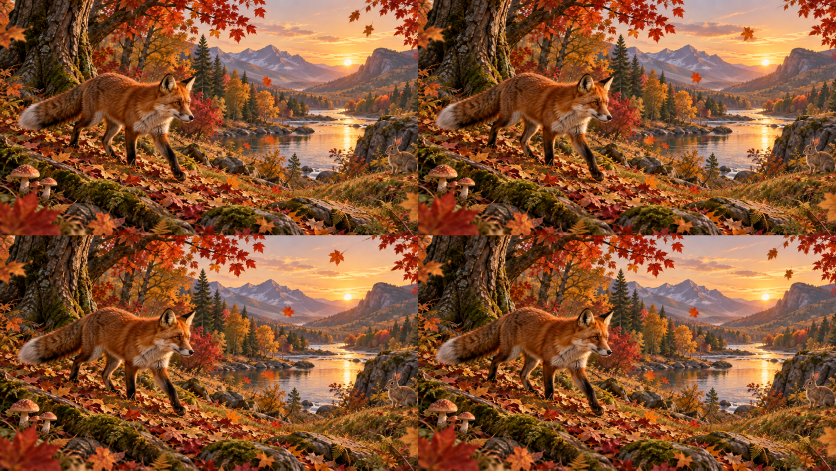
#> input picture assets/autumn-animation-sheet.png, 1672 x 941 px (shown at 1/2 size)
$ python -i pixel_frame.py   (imports and definitions only)
#> lines starting #> are read from the running program, lines starting #| are printed output that depends on the picture
#!/usr/bin/env python3
"""A dependency-free generative pixel-art frame for Raspberry Pi.

Render a still image:
    python3 pixel_frame.py --export scene.ppm

Run it on the Pi framebuffer (Ctrl-C restores the previous screen):
    sudo python3 pixel_frame.py --framebuffer
"""

from __future__ import annotations

import argparse
import gc
import math
import mmap
import os
import random
import signal
import struct
import threading
import time
from dataclasses import dataclass
from pathlib import Path

try:
    import numpy as np
except ImportError:  # The original low-resolution renderer still has a fallback.
    np = None

W, H = 200, 120
SCENES = ("woodland", "meadow", "pond", "autumn", "winter",
          "christmas", "tornado", "tsunami", "balloons", "sakura")
SECONDS_PER_SCENE = 720
ASSET_DIR = Path(__file__).with_name("assets")
ILLUSTRATED_ASSETS = {name: ASSET_DIR / f"{name}-illustrated.png" for name in SCENES}
# The GIF is kept as the requested shareable asset.  The equivalent WebP is
# used on the Pi because it is much smaller and faster to decode.
ANIMATED_ASSETS = {name: ASSET_DIR / f"{name}-animated.webp" for name in SCENES}
ANIMATED_FRAME_MS = {name: 125 for name in SCENES}
_ILLUSTRATED_CACHE = None
_ANIMATED_CACHE = {}
_ANIMATED_LOADING = set()
_ANIMATED_LOCK = threading.Lock()
_ACTIVE_ANIMATED_THEME = None
_LIGHTING_LUTS = {}


def mix(a: tuple[int, int, int], b: tuple[int, int, int], amount: float) -> tuple[int, int, int]:
    return tuple(round(x + (y - x) * amount) for x, y in zip(a, b))


class Canvas:
    def __init__(self, width: int = W, height: int = H):
        self.width, self.height = width, height
        self.data = bytearray(width * height * 3)

    def pixel(self, x: int, y: int, color: tuple[int, int, int]) -> None:
        if 0 <= x < self.width and 0 <= y < self.height:
            i = (y * self.width + x) * 3
            self.data[i] = color[0]
            self.data[i + 1] = color[1]
            self.data[i + 2] = color[2]

    def rect(self, x: int, y: int, width: int, height: int, color: tuple[int, int, int]) -> None:
        x0, x1 = max(0, x), min(self.width, x + width)
        y0, y1 = max(0, y), min(self.height, y + height)
        row = bytes(color) * max(0, x1 - x0)
        for yy in range(y0, y1):
            i = (yy * self.width + x0) * 3
            self.data[i : i + len(row)] = row

    # [303 lines left out: functions line, circle, illustrated_variants, load_animated_asset, animation_lighting_lut, compute_lit_loop and 7 more, not called in this run]


PALETTES = (
    {"name": "Dawn", "sky_top": (39, 53, 108), "sky_bottom": (244, 142, 113), "sun": (255, 224, 142), "far": (80, 74, 126), "near": (45, 50, 87), "land": (28, 58, 68), "water": (46, 101, 134), "cloud": (247, 174, 151), "light": (255, 220, 123)},
    {"name": "Golden hour", "sky_top": (38, 91, 151), "sky_bottom": (248, 179, 91), "sun": (255, 234, 157), "far": (79, 107, 131), "near": (45, 76, 99), "land": (27, 77, 73), "water": (36, 117, 146), "cloud": (255, 205, 133), "light": (255, 235, 150)},
    {"name": "Midnight", "sky_top": (9, 17, 48), "sky_bottom": (38, 48, 90), "sun": (224, 231, 220), "far": (39, 52, 92), "near": (21, 35, 63), "land": (12, 44, 48), "water": (20, 66, 103), "cloud": (51, 60, 98), "light": (243, 211, 120)},
)


@dataclass
class Scene:
    seed: int
    palette: dict
    sun_x: int
    sun_y: int
    sun_r: int
    water_y: int
    mountains: list[tuple[int, int, int]]
    trees: list[tuple[int, int, int]]
    clouds: list[tuple[int, int, int]]
    stars: list[tuple[int, int, int]]
    cabin_x: int


# [28 lines left out: functions make_scene, draw_mountain, draw_tree, not called in this run]


# Hand-authored, code-native sprites stay crisp at four physical pixels per cell.
FOX = [
    "  OO    OO          ",
    " OWWO  OWWO         ",
    " OOOOOOOOOO         ",
    "OOOKOOOOKOOO        ",
    " OOWWWWWWOO         ",
    "  WWWKKWWWOOOOOO    ",
    "   OOOOOOOOOOOOOO  W",
    "   OOOOOOOOOOOOOO WW",
    "    OOOOOOOOOOOOOOWW",
    "    OO OO    OO OO  ",
    "    KK KK    KK KK  ",
]
RABBIT = [
    " WW  WW ", " WP  PW ", " WW  WW ", " WWWWWW ",
    "WKWWWWKW", " WWWPWW ", " WWWWWW ", "WWWWWWWW", " WW  WW ",
]
SLEEPING_FOX = [
    "          OO OO          ",
    "         OOOOOOO         ",
    "        OOKCCCCK         ",
    "       OOOCCCCOO         ",
    "   OOOOOOOOOOOOOOOCCC    ",
    " OOOOOOOOOOOOOOOOOOCCCC  ",
    "OOOOOOOOOOOOOOOOOOOOOCCC ",
    "OOOCCOOOOOOOOOOOOOOOOCCC ",
    " OOCCCCOOOOOOOOOOOOOOCC  ",
    "  CCCCCOOOOOOOOOOOOOO    ",
    "    OOOOOOOOOOOOOOO      ",
    "       OOOOOOOOO         ",
]
DEER = [
    "               A A ",
    "             A A A ",
    "              A A  ",
    "             BBBB  ",
    "            BBKBBB ",
    "            BBB BB ",
    "             BBB   ",
    "   BBBBBBBBBBBBB   ",
    " BBBBBBBBBBBBBBB   ",
    " BBBBBBBBBBBBBBB   ",
    "  BBBBBBBBBBBB     ",
    "   BB  BB   BB     ",
    "   BB  BB   BB     ",
    "   KK  KK   KK     ",
]
COW = [
    " HH                ",
    "HBBH               ",
    "BKBBB              ",
    " BBBBWWBBBBBBBB    ",
    "  BBBWWBBBBBBBBB   ",
    "  BBBBBBBBBBBBBB   ",
    "    BB  BB   BB    ",
    "    BB  BB   BB    ",
    "    KK  KK   KK    ",
]
FROG = [
    "        GG ",
    "    GGGGKG ",
    " GGGGGGGG  ",
    "GGGGGGGG   ",
    " GG  GG    ",
    "LLLLLLLLLL ",
]


# [7 lines left out: function sprite, not called in this run]


def celestial_position(phase):
    progress = (phase * 2) % 1
    return round(25 + 150 * progress), round(91 - 78 * math.sin(progress * math.pi))


# [28 lines left out: functions pond_bounds, pond_ripple, duck_position, sakura_river_bounds, not called in this run]


def render(scene: Scene, tick: int = 0, label: bool = True, cycle: float = 120, theme: str = "woodland") -> Canvas:
    t = tick / 12
    if theme in ILLUSTRATED_ASSETS and ILLUSTRATED_ASSETS[theme].exists():
        return render_illustrated(theme,t,cycle)
    phase = (t / cycle) % 1
    # Dawn -> blue daylight -> amber sunset -> moonlit blue, with smooth blends.
    day = {"sky_top": (62, 143, 189), "sky_bottom": (186, 223, 205),
           "far": (101, 151, 157), "near": (64, 116, 123),
           "land": (38, 98, 77), "water": (48, 133, 155),
           "cloud": (240, 236, 220), "light": (255, 230, 155)}
    keys = [PALETTES[0], day, PALETTES[1], PALETTES[2], PALETTES[0]]
    segment = phase*4
    amount = segment % 1
    amount = amount*amount*(3-2*amount)
    p = {key: mix(keys[int(segment)][key], keys[int(segment)+1][key], amount) for key in day}
    c = Canvas()
    night = max(0, 1-abs(phase-.75)*8)
    for y in range(H):
        c.rect(0, y, W, 1, mix(p['sky_top'], p['sky_bottom'], min(1, y/77)))
    if night > .1:
        for x, y, shimmer in scene.stars:
            c.pixel(x, y, mix(p['sky_top'], (225, 236, 249), night*(.6+.4*math.sin(t*2+x)**2)))
    celestial_x, celestial_y = celestial_position(phase)
    # Leave the actual sky untouched inside the crescent; keep sun RGB fixed.
    for dy in range(-7, 8):
        for dx in range(-7, 8):
            if dx*dx + dy*dy <= 49 and not (phase >= .5 and (dx-3)**2 + (dy+2)**2 <= 36):
                c.pixel(celestial_x+dx, celestial_y+dy,
                        (244, 239, 196) if phase >= .5 else (255, 225, 138))
    for x, y, size in scene.clouds:
        xx = int((x+t*.8) % (W+50))-25
        c.rect(xx, y, size*2, 3, p['cloud'])
        c.rect(xx+4, y-3, size, 6, p['cloud'])
        c.rect(xx+size, y-1, size, 4, p['cloud'])
    for x, peak, width in scene.mountains:
        draw_mountain(c, x, peak+8, width+20, 80, p['far'])
        draw_mountain(c, x+8, peak+20, width+12, 84, p['near'])
    # Close gaps between random mountain silhouettes at the horizon.
    c.rect(0, 77, W, H-77, p['near'])
    if theme in SCENES[5:]:
        draw_special_scene(c, theme, t, p, night)
        return c
    c.rect(0, 78, W, 42, p['water'])
    # Broken reflections move gently across the open river.
    for y in range(81, H, 3):
        for x in range(-20, W, 23):
            xx = x+round(5*math.sin(t*.8+y))
            c.rect(xx, y, 7+(y%5), 1, mix(p['water'], p['light'], .24))
    for y in range(80, 116, 4):
        c.rect(celestial_x-(y-76)//4+round(3*math.sin(t+y)), y, (y-76)//2, 1, mix(p['water'], p['light'], .48))
    # Clear stage: bank below, forest at the edges, animals against open grass.
    ground_colors = {"woodland": (91, 140, 76), "meadow": (123, 161, 84),
                     "pond": (91, 137, 95), "autumn": (163, 115, 60),
                     "winter": (215, 231, 230)}
    grass = mix(ground_colors[theme], (55, 76, 91) if theme == 'winter' else (32, 65, 69), night)
    if theme == 'pond':
        # An enclosed pool, rather than a river cutting through its far bank.
        c.rect(0, 78, W, H-78, grass)
    for x in range(W):
        bank = round(89+3*math.sin(x*.035))
        c.line(x, bank, x, H-1, grass)
        c.pixel(x, bank, mix(grass, p['light'], .4))
    if theme in ('woodland', 'winter'):
        for x, bottom, size in [(12, 98, 39), (31, 94, 30), (175, 96, 35), (193, 101, 44)]:
            c.rect(x-1, bottom-size//2, 3, size//2, (83, 69, 58))
            for level in range(3):
                top = bottom-size+level*size//5
                sway = round(math.sin(t*1.6+x+level*.4)*(2-level*.5))
                for row in range(size//2):
                    half = 1+row//2
                    col = mix(p['land'], grass, .24 if level%2 else .05)
                    c.rect(x+sway-half, top+row, half*2+1, 1, col)
                    c.pixel(x+sway-half, top+row, mix(col, p['light'], .17))
    if theme in ('woodland', 'winter'):
        # Cabin and chimney smoke.
        c.rect(124, 76, 25, 17, (116, 77, 60))
        for y in range(76, 93, 4):
            c.rect(124, y, 25, 1, (85, 59, 52))
        for row in range(12):
            c.rect(121+row, 76-row, 31-row*2, 1, (67, 62, 66))
        c.rect(142, 63, 4, 9, (97, 74, 67))
        c.rect(127, 80, 6, 6, p['light'])
        c.rect(138, 82, 6, 11, (58, 50, 49))
        c.pixel(139, 87, p['light'])
        for i in range(4):
            rise = (t*3+i*5)%22
            c.rect(143+round(math.sin(t+i)*2), 61-int(rise), 3+i//2, 2, mix(p['sky_bottom'], p['cloud'], .6))
    for n in range(4):
        x = int((t*9+n*9) % (W+40))-20
        y = 25+n*3+round(2*math.sin(t*.8))
        wing = -2 if int(t*5+n)%2 else 2
        c.line(x-3, y+wing, x, y, p['near'])
        c.line(x, y, x+3, y+wing, p['near'])
    rng = random.Random(scene.seed)
    for _ in range(65):
        x, y = rng.randrange(W), rng.randrange(98, H)
        sway = round(math.sin(t*2+x))
        c.line(x, y, x+sway, y-2, mix(grass, p['land'], .5))
        if x%5==0:
            c.pixel(x+sway, y-3, (230, 189, 114))
    draw_habitat(c, theme, t, p, grass, night)
    action = t%40
    fx = round(-22+action*10) if action<8 else (58 if action<26 else round(58+(action-26)*12))
    rows = FOX.copy()
    if 12<action<23:  # A quiet sniff and blink before continuing downstream.
        if int(t)%4==0:
            rows[3] = rows[3].replace('K', 'O')
        fy = 94+int(math.sin(t*2)>0)
    else:
        fy = 94+int(math.sin(t*8)>0)
        if int(t*6)%2:
            rows[-1] = '     KK KK  KK KK   '
    if night > .45 and theme in ('woodland', 'autumn', 'winter'):
        rows = SLEEPING_FOX
        fx, fy = 53, 105
    if theme in ('woodland', 'autumn', 'winter'):
        sprite(c, rows, fx, fy,
               {'O': (217, 116, 55), 'W': (255, 224, 173),
                'C': (255, 224, 173), 'K': (39, 36, 42)}, flip=True)
    hop = round(max(0, math.sin(t*3))*4) if int(t)%13<6 else 0
    if theme != 'pond' and night < .45:
        sprite(c, RABBIT, 109+round(5*math.sin(t*.25)), 109-hop,
               {'W': (229, 225, 207), 'P': (208, 149, 145), 'K': (43, 43, 57)})
    if night>.2:
        for n in range(14):
            if math.sin(t*2+n)>.2:
                c.pixel((n*17+round(math.sin(t+n)*4))%W, 84+round(10*math.sin(n+t*.5)), (242, 237, 139))
    draw_season(c, theme, t, night)
    draw_events(c, theme, t, night)
    draw_weather(c, theme, t, scene.seed)
    return c


# [504 lines left out: functions draw_habitat, draw_special_scene, weather_at, draw_weather, draw_season, draw_events and 1 more, not called in this run]


def render_playlist(scene, seconds, seconds_per_scene=SECONDS_PER_SCENE, cycle=120):
    theme, local_time = scene_at(seconds, seconds_per_scene)
    return render(scene, local_time*12, cycle=cycle, theme=theme)


def write_ppm(canvas: Canvas, path: Path) -> None:
    path.write_bytes(f"P6\n{canvas.width} {canvas.height}\n255\n".encode() + canvas.data)


class Framebuffer:
    """RGB565 fbdev output. It preserves and restores the previous framebuffer."""
    # [71 lines left out: functions __init__, show, close, not called in this run]


class ConsoleCursor:
    """Hide the Linux console cursor while fbdev owns the display."""
    def __init__(self):
        self.fd = None

    # [98 lines left out: functions hide, restore, run_framebuffer, main, not called in this run]


# [2 lines not run here, left out]

>>> import cv2
>>> picture = cv2.imread('assets/autumn-animation-sheet.png', cv2.IMREAD_GRAYSCALE)
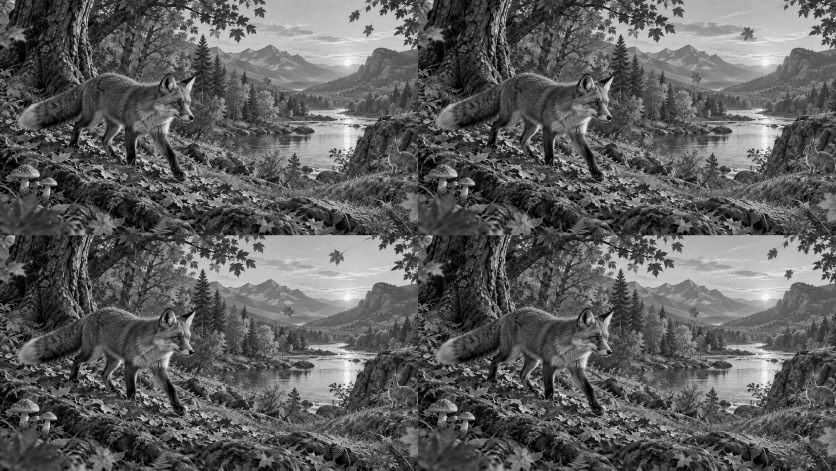
#> picture: shape (941, 1672) (shown at 1/2 size); min 0, max 251, mean 93.8
>>> result = render(picture)
#> (the run stopped early here; a loop or call above may not have finished)

$ run again, on assets/balloons-illustrated-source.png
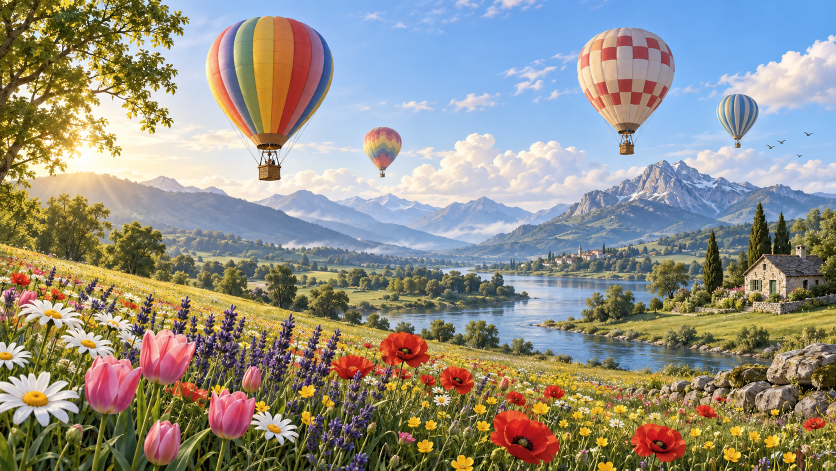
#> input picture assets/balloons-illustrated-source.png, 1672 x 941 px (shown at 1/2 size)
#> `picture = cv2.imread('assets/autumn-animation-sheet.png', cv2.IMREAD_G..`:
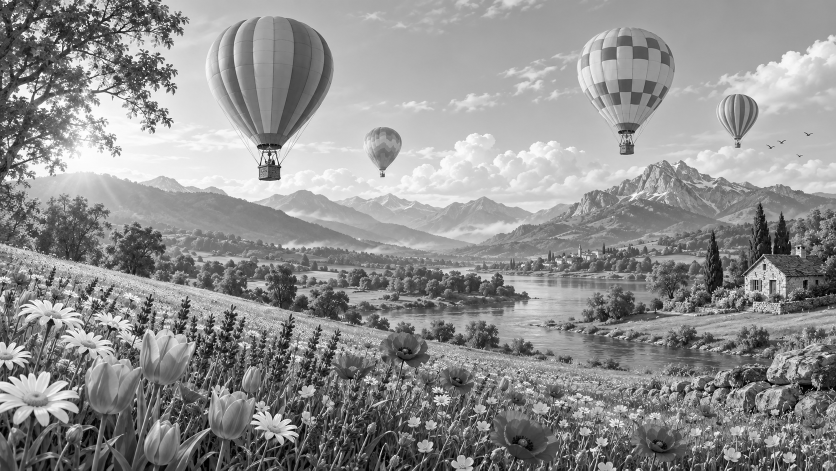
#> picture: shape (941, 1672) (shown at 1/2 size); min 0, max 255, mean 143.9

$ run again, on assets/christmas-animation-sheet.png
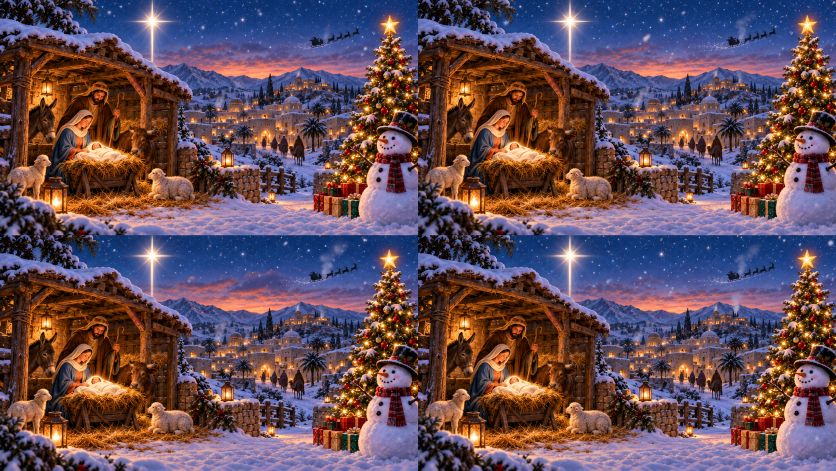
#> input picture assets/christmas-animation-sheet.png, 1672 x 941 px (shown at 1/2 size)
#> `picture = cv2.imread('assets/autumn-animation-sheet.png', cv2.IMREAD_G..`:
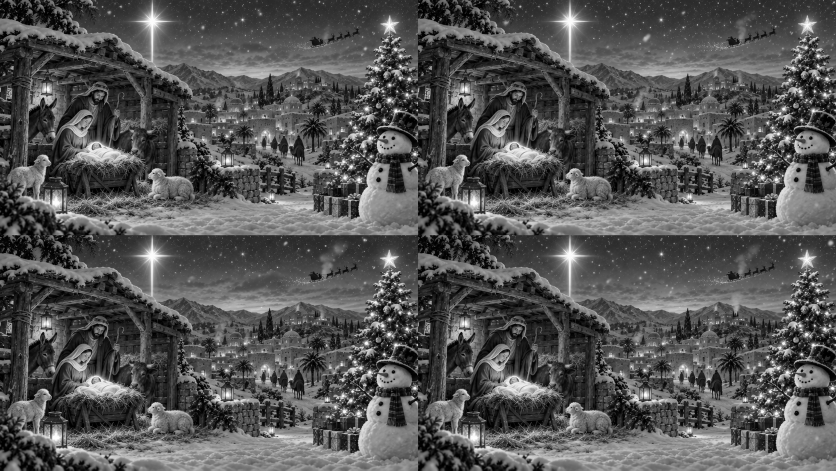
#> picture: shape (941, 1672) (shown at 1/2 size); min 0, max 255, mean 84.5
